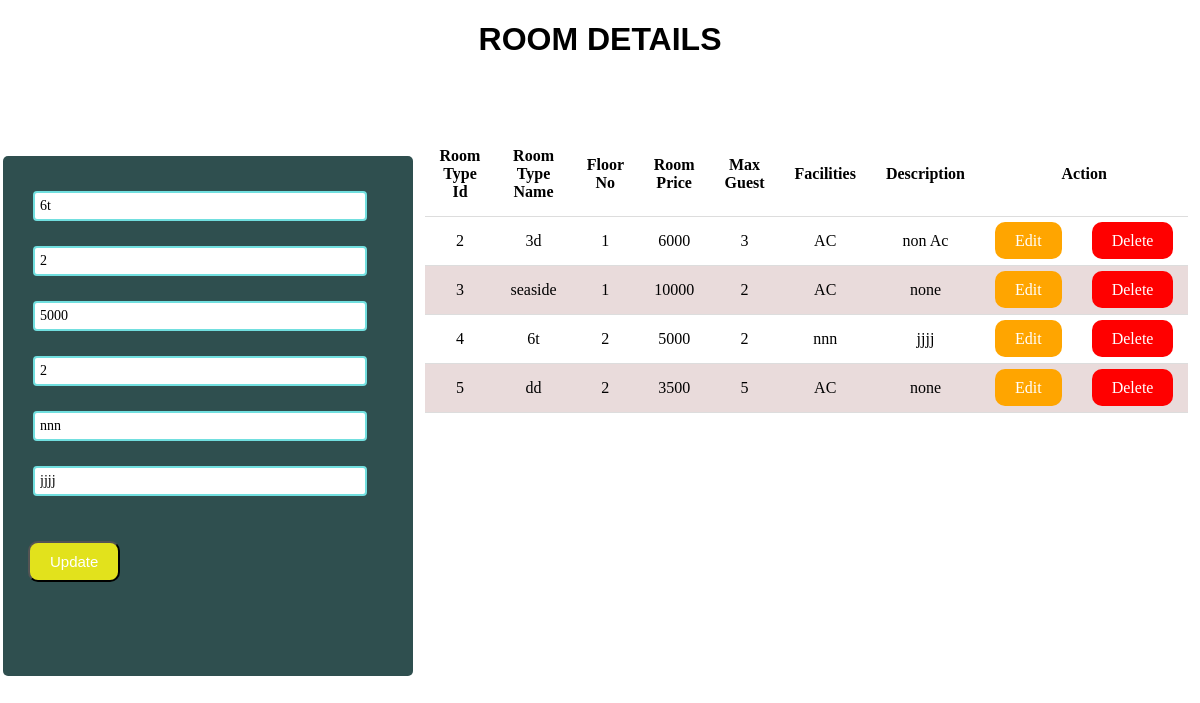
Page /room-type.php?edit=4 on the committed database.
### tables this page shows
CREATE TABLE `room_type` (
  `type_id` int(11) NOT NULL,
  `type_name` varchar(255) NOT NULL,
  `floor_no` int(11) NOT NULL,
  `room_price` int(11) NOT NULL,
  `max_guest` int(11) NOT NULL,
  `facilities` varchar(255) NOT NULL,
  `description` varchar(255) NOT NULL
);

### server.php (called while the page is built, shortened)
<?php
$db=mysqli_connect('localhost','root','','roomdb');
$result=mysqli_query($db,"SELECT * FROM room_type");
 ?>

### room-type.php (the view, shortened to what this page needs)
<?php include('server.php');
if(isset($_GET['edit'])){
   $type_id=$_GET['edit'];
   $edit_state=true;
   $rec=mysqli_query($db,"SELECT * FROM room_type WHERE type_id=$type_id");
   $record=mysqli_fetch_array($rec);
   $type_name=$record['type_name'];
   $floor_no=$record['floor_no'];
   $room_price=$record['room_price'];
   $max_guest=$record['max_guest'];
   $facilities=$record['facilities'];
   $description=$record['description'];
}
?>
<!DOCTYPE html>
<html lang="en">
<head>
    <link rel="stylesheet" type="text/css" href="style.css">
</head>
<body>
    <div class="container">
        <h1>ROOM DETAILS</h1>
    </div>
    <div class="container2">
<form method="post" action="server.php">
    <input type="text" name="type_name" placeholder="Room Type Name" value="<?php echo $type_name; ?>">
    <input class="same" type="text" name="floor_no" placeholder="Floor No" value="<?php echo $floor_no; ?>">
    <input class="same" type="text" name="room_price" placeholder="Room Price" value="<?php echo $room_price; ?>">
    <input class="same" type="text" name="max_guest" placeholder="Max Guest" value="<?php echo $max_guest; ?>">
    <input class="same" type="text" name="facilities" placeholder="Facilities" value="<?php echo $facilities; ?>">
    <input class="same" type="text" name="description" placeholder="Description" value="<?php echo $description; ?>">
    <div class="buttonbox">
       <?php if($edit_state == false): ?>
         <button type="submit" class="btn1" name="create">create</button>
         <?php else:?>
        <button type="submit" class="btn3" name="update">Update</button>
        <?php endif ?>
    </div>
</form >
</div>
    <div class="tablebox">
        <table>
            <thead>
                <tr>
                    <th scope="col">Room Type Id</th>
                    <th scope="col">Room Type Name</th>
                    <th scope="col">Floor No</th>
                    <th scope="col">Room Price</th>
                    <th scope="col">Max Guest</th>
                    <th scope="col">Facilities</th>
                    <th scope="col">Description</th>
                    <th colspan="2">Action</th>
                </tr>
            </thead>
            <tbody>
                <?php while($row=mysqli_fetch_array($result)){?>
                <tr>
                    <td><?php echo $row['type_id'] ?></td>
                    <td><?php echo $row['type_name'] ?></td>
                    <td><?php echo $row['floor_no'] ?></td>
                    <td><?php echo $row['room_price'] ?></td>
                    <td><?php echo $row['max_guest'] ?></td>
                    <td><?php echo $row['facilities'] ?></td>
                    <td><?php echo $row['description'] ?></td>
                    <td><a class="edit_btn" href="room-type.php?edit=<?php echo $row['type_id']; ?>">Edit</a></td>
                    <td><a class="delete_btn" href="server.php?delete=<?php echo $row['type_id']; ?>">Delete</a></td>
                </tr>
                <?php } ?>
            </tbody>
        </table>
    </div>
</body>
</html>

### style.css (style rules this page uses)
body { padding: 0; margin: 0; }
.container h1 { padding-bottom: 4px; text-align: center; font-family: sans-serif; }
.container2 { width: 400px; height: 500px; position: relative; background:#2F4F4F; margin: 6% auto; padding: 10px 5px; border-radius: 5px; float: left; margin-left: 3px; }
.container2 input { border:2px solid rgb(113, 223, 223); border-radius: 4px; display:block; font-family: inherit; font-size: 14px; padding: 5px; width: 80%; margin :25px ; }
.buttonbox button { padding: 10px 20px; margin: 20px 20px; border-radius: 10px; font-size: 15px; }
.btn3 { background: rgb(226, 226, 28); color: white; }
.tablebox { margin-top: 70px; display: flex; justify-content: center; }
table { width: 75%; height: auto; border-collapse: collapse; }
table,th,td { text-align: center; padding: 15px; border-bottom: 1px solid #ddd; }
tr:nth-child(even) { background-color: #e9dbdb; }
.edit_btn { text-decoration: none; padding: 10px 20px; background: #ffa500; color: white; border-radius: 10px; }
.delete_btn { text-decoration: none; padding: 10px 20px; background: red; color: white; border-radius: 10px; }

### rows in the picture
room_type: type_name "6t", floor_no "2", room_price "5000", max_guest "2", facilities "nnn", description "jjjj", type_id "4"
room_type: type_id "2", type_name "3d", floor_no "1", room_price "6000", max_guest "3", facilities "AC", description "non Ac"
room_type: type_id "3", type_name "seaside", floor_no "1", room_price "10000", max_guest "2", facilities "AC", description "none"
room_type: type_id "5", type_name "dd", floor_no "2", room_price "3500", max_guest "5", facilities "AC", description "none"
